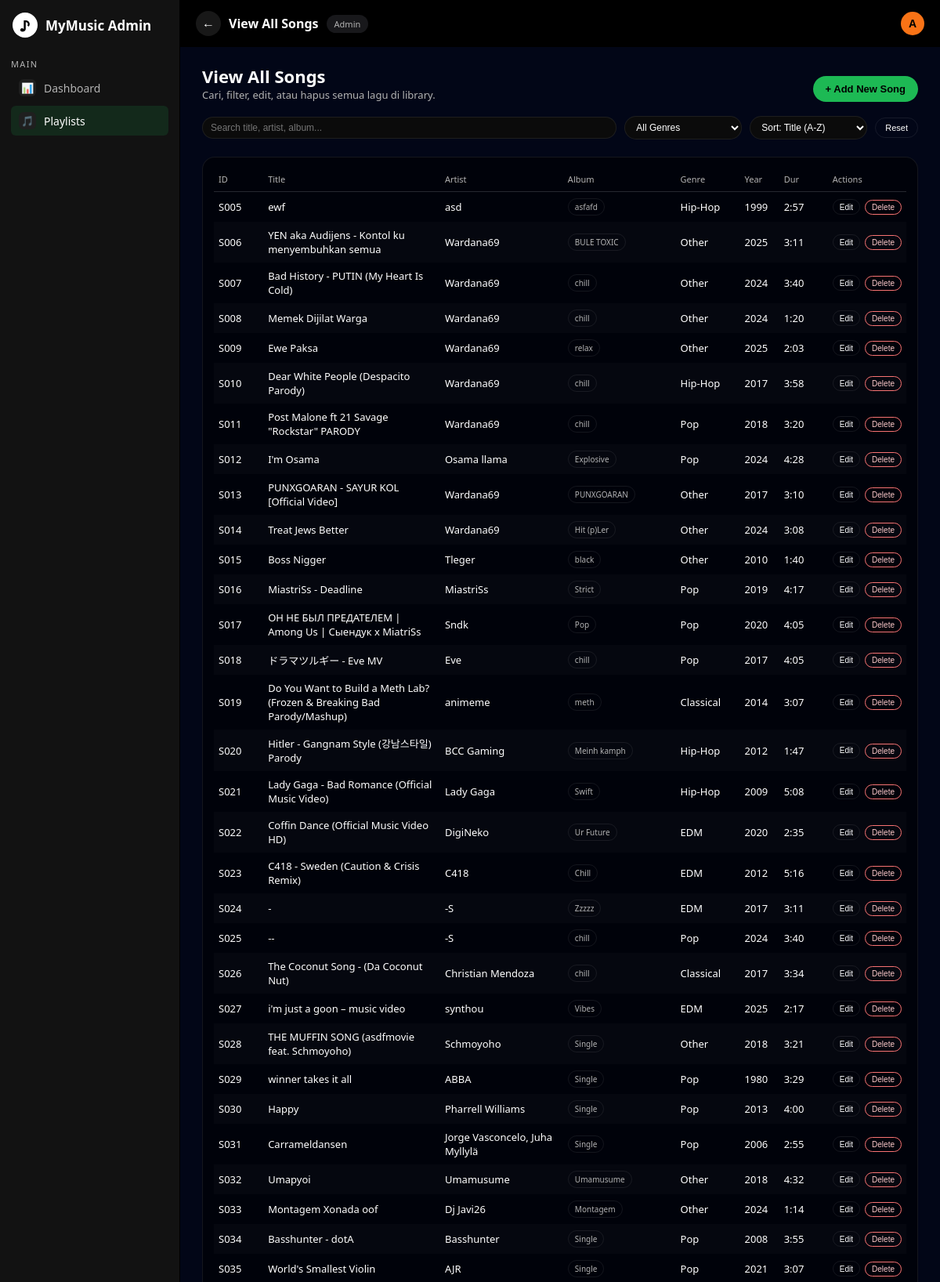
The page /admin/songs (signed in, upper part) on the database its author committed.
### app.py (models this page shows)
class User(db.Model):
    id = db.Column(db.Integer, primary_key=True)
    email = db.Column(db.String(120), unique=True, nullable=False)
    display_name = db.Column(db.String(80), nullable=False)
    password = db.Column(db.String(80), nullable=False)  # TODO: hash
    role = db.Column(db.String(20), default="user")
    avatar_url = db.Column(db.String(255), nullable=True)
    playlists = db.relationship("Playlist", backref="owner", lazy=True)
    folders = db.relationship("Folder", backref="owner", lazy=True)

class Song(db.Model):
    id = db.Column(db.Integer, primary_key=True)
    title = db.Column(db.String(200), nullable=False)
    artist = db.Column(db.String(120), nullable=False)
    album = db.Column(db.String(120))
    genre = db.Column(db.String(50))
    year = db.Column(db.Integer)
    duration_ms = db.Column(db.Integer)
    cover_url = db.Column(db.String(500))
    audio_url = db.Column(db.String(500))
    description = db.Column(db.Text)
    created_at = db.Column(db.DateTime, default=datetime.utcnow)
    playlists = db.relationship(
        "Playlist",
        secondary=playlist_song,
        back_populates="songs"
    )

### app.py (the view)
@app.route("/admin/songs")
def admin_view_all_song():
    user = get_current_user()
    if not user:
        session.clear()
        return redirect(url_for("login"))
    if user.role != "admin":
        return redirect(url_for("home_page"))
    songs = Song.query.order_by(Song.id.asc()).all()
    return render_template(
        "admin_view_all_song.html",
        current_user=user,
        songs=songs,
    )

### app.py (called while the page is built)
def get_current_user():
    email = session.get("user_email")
    if not email:
        return None
    return User.query.filter_by(email=email).first()

### templates/admin_view_all_song.html (shortened to what this page needs)
<!DOCTYPE html>
<html lang="en">
<head>
</head>
<body>
<div class="app">
  <aside class="sidebar">
    <div class="sidebar__logo">
      <div class="sidebar__logo-icon">♪</div>
      <div class="sidebar__logo-text">MyMusic Admin</div>
    </div>
    <div>
      <div class="sidebar__section-title">Main</div>
      <nav class="sidebar__nav">
        <div class="sidebar__item"
             onclick="window.location.href='{{ url_for('admin_page') }}'">
          <div class="sidebar__item-icon">📊</div>
          <span>Dashboard</span>
        </div>
        <div class="sidebar__item sidebar__item--active"
             onclick="window.location.href='{{ url_for('admin_view_all_song') }}'">
          <div class="sidebar__item-icon">🎵</div>
          <span>Playlists</span>
        </div>
      </nav>
 <nav class="sidebar__nav">
      <div class="sidebar__item">
      </div>
  </div>
  </aside>
  <main class="main">
    <header class="topbar">
      <div class="topbar__left">
        <button class="back-btn" onclick="window.location.href='{{ url_for('admin_page') }}'">←</button>
        <span class="topbar__title">View All Songs</span>
        <span class="admin-badge">Admin</span>
      </div>
      <div class="user-menu">
        <button class="avatar" id="admin-avatar-btn">
          {{ (current_user.display_name or 'A')[0]|upper }}
        </button>
      </div>
    </header>
    <div class="content">
      <div class="content-inner">
        <div class="page-header">
          <div>
            <h1 class="page-title">View All Songs</h1>
            <p class="page-subtitle">Cari, filter, edit, atau hapus semua lagu di library.</p>
          </div>
          <button class="btn-primary" onclick="window.location.href='{{ url_for('admin_add_song') }}'">
            + Add New Song
          </button>
        </div>
        <div class="filter-bar">
          <input class="filter-input" placeholder="Search title, artist, album..." />
          <select class="filter-select">
            <option>All Genres</option>
          </select>
          <select class="filter-select">
            <option>Sort: Title (A-Z)</option>
          </select>
          <button class="btn-small-ghost">Reset</button>
        </div>
        <section class="table-card">
          <table>
            <thead>
            <tr>
              <th style="width:8%;">ID</th>
              <th style="width:30%;">Title</th>
              <th style="width:20%;">Artist</th>
              <th style="width:18%;">Album</th>
              <th style="width:10%;">Genre</th>
              <th style="width:6%;">Year</th>
              <th style="width:8%;">Dur</th>
              <th style="width:12%;">Actions</th>
            </tr>
            </thead>
            <tbody>
            {% for song in songs %}
              <tr>
                <td>S{{ '%03d' % song.id }}</td>
                <td>{{ song.title }}</td>
                <td>{{ song.artist }}</td>
                <td>
                  {% if song.album %}
                    <span class="tag">{{ song.album }}</span>
                  {% else %}
                    <span class="tag">Single</span>
                  {% endif %}
                </td>
                <td>{{ song.genre or '-' }}</td>
                <td>{{ song.year or '-' }}</td>
                <td>
                  {% if song.duration_ms %}
                    {% set mins = (song.duration_ms // 60000) %}
                    {% set secs = (song.duration_ms // 1000) % 60 %}
                    {{ mins }}:{% if secs < 10 %}0{% endif %}{{ secs }}
                  {% else %}
                    -
                  {% endif %}
                </td>
                <td>
  <div class="cell-actions">
    <button class="btn-small"
            onclick="window.location.href='{{ url_for('admin_edit_song', song_id=song.id) }}'">
      Edit
    </button>
    <form method="POST"
          action="{{ url_for('admin_delete_song', song_id=song.id) }}"
          style="display:inline;"
          onsubmit="return confirm('Yakin ingin menghapus lagu ini?');">
      <button type="submit" class="btn-small btn-small--danger">
        Delete
      </button>
    </form>
  </div>
</td>
              </tr>
            {% else %}
              <tr>
                <td colspan="8" style="text-align:center; padding:20px 0; color:var(--text-muted);">
                  Belum ada lagu di database. Klik <strong>+ Add New Song</strong> untuk menambahkan lagu pertama.
                </td>
              </tr>
            {% endfor %}
            </tbody>
          </table>
        </section>
      </div>
    </div>
  </main>
</div>
</body>
</html>

### rows shown on the page
User: display_name "A"
Song: id "005", title "ewf", artist "asd", album "asfafd", genre "Hip-Hop", year "1999", mins "2", secs "57"
Song: id "006", title "YEN aka Audijens - Kontol ku menyembuhkan semua", artist "Wardana69", album "BULE TOXIC", genre "Other", year "2025", mins "3", secs "11"
Song: id "007", title "Bad History - PUTIN (My Heart Is Cold)", artist "Wardana69", album "chill", genre "Other", year "2024", mins "3", secs "40"
Song: id "008", title "Memek Dijilat Warga", artist "Wardana69", album "chill", genre "Other", year "2024", mins "1", secs "20"
Song: id "009", title "Ewe Paksa", artist "Wardana69", album "relax", genre "Other", year "2025", mins "2", secs "3"
Song: id "010", title "Dear White People (Despacito Parody)", artist "Wardana69", album "chill", genre "Hip-Hop", year "2017", mins "3", secs "58"
Song: id "011", title "Post Malone ft 21 Savage \"Rockstar\" PARODY", artist "Wardana69", album "chill", genre "Pop", year "2018", mins "3", secs "20"
Song: id "012", title "I'm Osama", artist "Osama llama", album "Explosive", genre "Pop", year "2024", mins "4", secs "28"
Song: id "013", title "PUNXGOARAN - SAYUR KOL [Official Video]", artist "Wardana69", album "PUNXGOARAN", genre "Other", year "2017", mins "3", secs "10"
Song: id "014", title "Treat Jews Better", artist "Wardana69", album "Hit (p)Ler", genre "Other", year "2024", mins "3", secs "8"
Song: id "015", title "Boss Nigger", artist "Tleger", album "black", genre "Other", year "2010", mins "1", secs "40"
Song: id "016", title "MiastriSs - Deadline", artist "MiastriSs", album "Strict", genre "Pop", year "2019", mins "4", secs "17"
Song: id "017", title "ОН НЕ БЫЛ ПРЕДАТЕЛЕМ | Among Us | Сыендук x MiatriSs", artist "Sndk", album "Pop", genre "Pop", year "2020", mins "4", secs "5"
Song: id "018", title "ドラマツルギー - Eve MV", artist "Eve", album "chill", genre "Pop", year "2017", mins "4", secs "5"
Song: id "019", title "Do You Want to Build a Meth Lab? (Frozen & Breaking Bad Parody/Mashup)", artist "animeme", album "meth", genre "Classical", year "2014", mins "3", secs "7"
Song: id "020", title "Hitler - Gangnam Style (강남스타일) Parody", artist "BCC Gaming", album "Meinh kamph", genre "Hip-Hop", year "2012", mins "1", secs "47"
Song: id "021", title "Lady Gaga - Bad Romance (Official Music Video)", artist "Lady Gaga", album "Swift", genre "Hip-Hop", year "2009", mins "5", secs "8"
Song: id "022", title "Coffin Dance (Official Music Video HD)", artist "DigiNeko", album "Ur Future", genre "EDM", year "2020", mins "2", secs "35"
Song: id "023", title "C418 - Sweden (Caution & Crisis Remix)", artist "C418", album "Chill", genre "EDM", year "2012", mins "5", secs "16"
Song: id "024", title "-", artist "-S", album "Zzzzz", genre "EDM", year "2017", mins "3", secs "11"
Song: id "025", title "--", artist "-S", album "chill", genre "Pop", year "2024", mins "3", secs "40"
Song: id "026", title "The Coconut Song - (Da Coconut Nut)", artist "Christian Mendoza", album "chill", genre "Classical", year "2017", mins "3", secs "34"
Song: id "027", title "i'm just a goon – music video", artist "synthou", album "Vibes", genre "EDM", year "2025", mins "2", secs "17"
Song: id "028", title "THE MUFFIN SONG (asdfmovie feat. Schmoyoho)", artist "Schmoyoho", shows "Single", genre "Other", year "2018", mins "3", secs "21"
Song: id "029", title "winner takes it all", artist "ABBA", shows "Single", genre "Pop", year "1980", mins "3", id "29"
Song: id "030", title "Happy", artist "Pharrell Williams", shows "Single", genre "Pop", year "2013", mins "4", secs "0"
Song: id "031", title "Carrameldansen", artist "Jorge Vasconcelo, Juha Myllylä", shows "Single", genre "Pop", year "2006", mins "2", secs "55"
Song: id "032", title "Umapyoi", artist "Umamusume", album "Umamusume", genre "Other", year "2018", mins "4", id "32"
Song: id "033", title "Montagem Xonada oof", artist "Dj Javi26", album "Montagem", genre "Other", year "2024", mins "1", secs "14"
Song: id "034", title "Basshunter - dotA", artist "Basshunter", shows "Single", genre "Pop", year "2008", mins "3", secs "55"
Song: id "035", title "World's Smallest Violin", artist "AJR", shows "Single", genre "Pop", year "2021", mins "3", secs "7"
